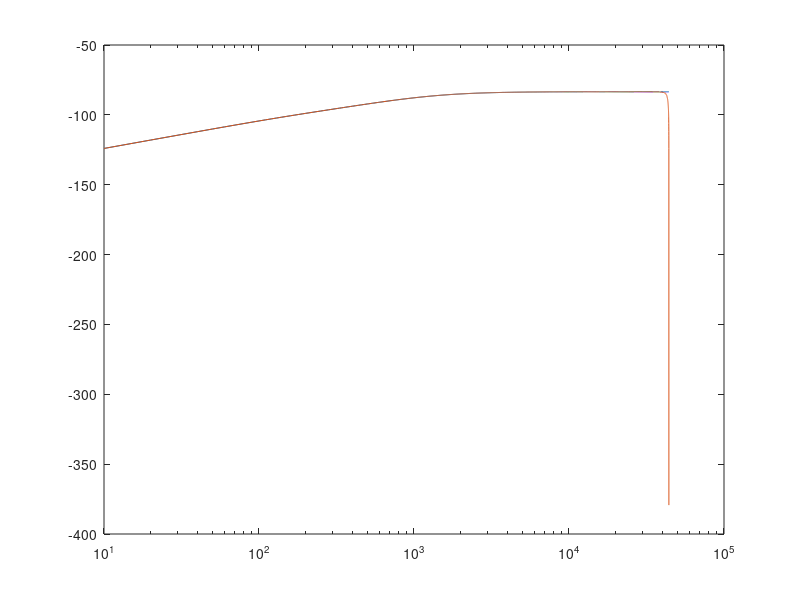

Write the MATLAB code that produced this figure.
% Pre-emphasis stage for King of Tone 
% Implementation like BluesBreaker first stage
k = 1000;
n = 1e-9;

fs=44100.0;
Ts = 1/fs;

f=10:10:fs;
w=2*pi*f;
s = j.*w;

z1 = e.^(-s*Ts);
kz = 2/Ts;
kz2 = kz*kz;

% Cirtuit params
r1 = 27*k;
r2 = 33*k;
c1 = 10*n;
c2 = 10*n;

% Brute-force analog model
zr2 = r2 + 1./(s*c2);
Zx = zr2.*r1./(zr2 + r1) + 1./(s*c1);
Hix = 1./Zx;

% Check algebra
ga = (r1 + r2)/(r1*r2);
gs = 1/ga;
z0=1/(r2*c2);
p0 = 1/((r1+r2)*c2);

B2 = 0;
B1 = ga*p0;
B0 = ga;
A0 = 1;
A1 = (c1*gs*z0+1)/(c1*gs);
A2 = p0/(c1*gs);

Zs = gs.*(s + z0)./(s + p0) + 1./(s*c1);
Hs = 1./Zs;

Hs = ga*(s.*s + B1*s)./(s.*s + A1*s + A2);

% DSP compare
sz = kz.*(1-z1)./(1+z1);

zb0 =(B0*kz2 + B1*kz + B2)/(A0*kz2+A1*kz+A2);
zb1 =(2*B2 - 2*B0*kz2)/(A0*kz2+A1*kz+A2);
zb2 =(B0*kz2 - B1*kz + B2)/(A0*kz2+A1*kz+A2);

za1 =(2*A2-2*A0*kz2)/(A0*kz2+A1*kz+A2);
za0 =(A0*kz2-A1*kz+A2)/(A0*kz2+A1*kz+A2);

%Hz = ga*(sz.*sz + A1*sz)./(sz.*sz + B1*sz + B0);
Hz = (zb0.*z1.*z1 + zb1.*z1 + zb2)./(za0.*z1.*z1 + za1.*z1 + 1);

zn0 = 1;
zn1 = -2*kz*kz/(kz*kz - k*A1);
zn2 = 1;

zd0 = (kz*kz - kz*B1 + B0)/(kz*kz - kz*B1 + B0);
zd1 = (2*B0 - 2*kz*kz)/(kz*kz - kz*B1 + B0);
zd2 = 1;

gz = (kz*kz - k*B1)/(kz*kz - kz*B1 + B0);

%Hz = ga.*gz.*(zn2.*z1.*z1 + zn1.*z1 + zn1)./(zd2.*z1.*z1 + zd1.*z1 + zd0);

semilogx(f,20*log10(Hix),f,20*log10(Hz));
